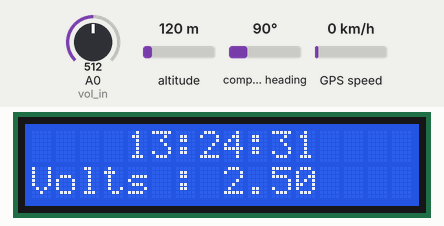
A sketch run on a simulated Arduino Uno, built with avr-gcc and run on an emulated ATmega328P. On the bench: 16×2 character LCD. Inputs (shaded band) come from the test bench; at power-on: A0 (vol_in) = 512, altitude 120 m, compass heading 90°, GPS speed 0 km/h. The GPS gets a fix after 3 s at 37.7749, -122.4194 with 8 satellites; what the sketch prints to the serial monitor is not drawn.

Above: at 1.4 s.
1.5 s: A0 (vol_in) set to 716
At 2.9 s:
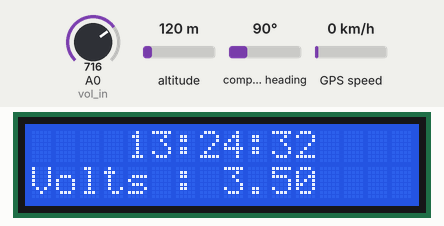
3.7 s: A0 (vol_in) set to 992
At 5.1 s:
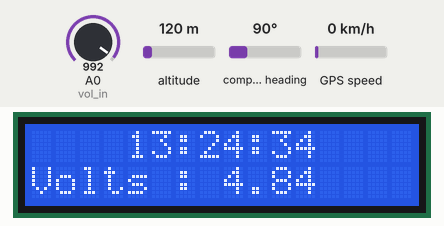
5.8 s: A0 (vol_in) set to 306
At 7.1 s:
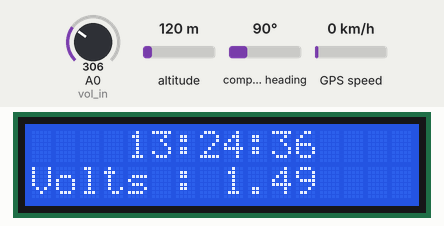
Timing chart, 0 to 8.8 s (numbered marks = the images above; inputs shaded):
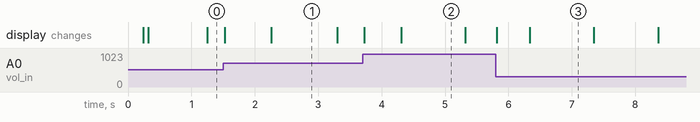

The sketch:

gps_hour_lcd.ino
```cpp
#include <TinyGPS++.h>
#include <SoftwareSerial.h>
#include <Wire.h>
#include <LiquidCrystal_I2C.h>

LiquidCrystal_I2C lcd = LiquidCrystal_I2C(0x27, 16, 2);

const int chipSelect = 4;

static const int RXPin = 2, TXPin = 3; //i change it myself and it is work
static const uint32_t GPSBaud = 9600;

TinyGPSPlus gps;
SoftwareSerial ss(RXPin, TXPin);

int vol_in = A0;
float voltmeter;

void setup()
{
  Serial.begin(9600);
  ss.begin(GPSBaud);
  Serial.println(F("DeviceExample.ino"));
  Serial.println(F("A simple demonstration of TinyGPS++ with an attached GPS module"));
  Serial.print(F("Testing TinyGPS++ library v. ")); Serial.println(TinyGPSPlus::libraryVersion());
  Serial.println(F("by Mikal Hart"));
  Serial.println();
  lcd.init();
  lcd.backlight();
  lcd.begin (16, 2);

}

void loop()
{
  while (ss.available() > 0)

    if (gps.encode(ss.read())){ // gps is avaible
      Serial.print(F("Location: ")); //location data latitude and longitude avaible
  if (gps.location.isValid())
  {
    Serial.print("lat= ");Serial.print(gps.location.lat(), 6);
    Serial.print(F(" "));
    Serial.print("long= ");Serial.print(gps.location.lng(), 6);
  }
  else
  {
    Serial.print(F("INVALID"));//location data latitude and longitude not avaible
  }

  if (gps.speed.isValid()) //speed data avaible
  {
    Serial.print("  speed :");Serial.print(gps.speed.kmph());Serial.print(" km/h");}
  else
  {Serial.print("invalid speed");//speed data not avaible
  }

  Serial.print(F("  Date: "));//date and time data avaible
  if (gps.date.isValid())//date data avaible
  {
    Serial.print(gps.date.month());
    Serial.print(F("/"));
    Serial.print(gps.date.day());
    Serial.print(F("/"));
    Serial.print(gps.date.year());
  }
  else
  {
    Serial.print(F("INVALID"));//date data not avaible
  }
  Serial.print(F("  Time: "));
  if (gps.time.isValid())//time data avaible
  {
    if (gps.time.hour() < 10) Serial.print(F("0"));
    Serial.print(gps.time.hour()+3);
    Serial.print(F(":"));
    if (gps.time.minute() < 10) Serial.print(F("0"));
    Serial.print(gps.time.minute());
    Serial.print(F(":"));
    if (gps.time.second() < 10) Serial.print(F("0"));
    Serial.print(gps.time.second());
    Serial.print(F("."));
    if (gps.time.centisecond() < 10) Serial.print(F("0"));
    Serial.println(gps.time.centisecond());

    lcd.setCursor(4, 0);
    lcd.print(gps.time.hour()+3);
    lcd.print(" ");
    lcd.setCursor(6, 0);
    lcd.print(":");
    lcd.setCursor(7, 0);
    lcd.print(gps.time.minute());
    lcd.print(" ");
    lcd.setCursor(9, 0);
    lcd.print(":");
    lcd.setCursor(10, 0);
    lcd.print(gps.time.second());
    lcd.print(" ");

    /*lcd.setCursor(3, 1);
    lcd.print("Leo Hours");*/

  }
  else
  {
    Serial.println(F("INVALID"));//time data not avaible
    lcd.setCursor(1, 0);
    lcd.print("00");
    lcd.setCursor(3, 0);
    lcd.print(":");
    lcd.setCursor(4, 0);
    lcd.print("00");
    lcd.setCursor(7, 0);
    lcd.print(":");
    lcd.setCursor(8, 0);
    lcd.print("00");
  }
  Serial.println();
    }
    // gps not avaible
  if (millis() > 5000 && gps.charsProcessed() < 10)
  {
    Serial.println(F("No GPS detected: check wiring."));
    while(true);
  }

  voltmeter = (analogRead(vol_in) * 5.0) / 1024.0;
  lcd.setCursor(0, 1);
  lcd.print("Volts : ");
  lcd.setCursor(8, 1);
  lcd.print(voltmeter);
  lcd.print("  ");
}
```

Measured:
- what the display in image 1 shows lasts 1.0 s, from 2.3 s to 3.3 s
